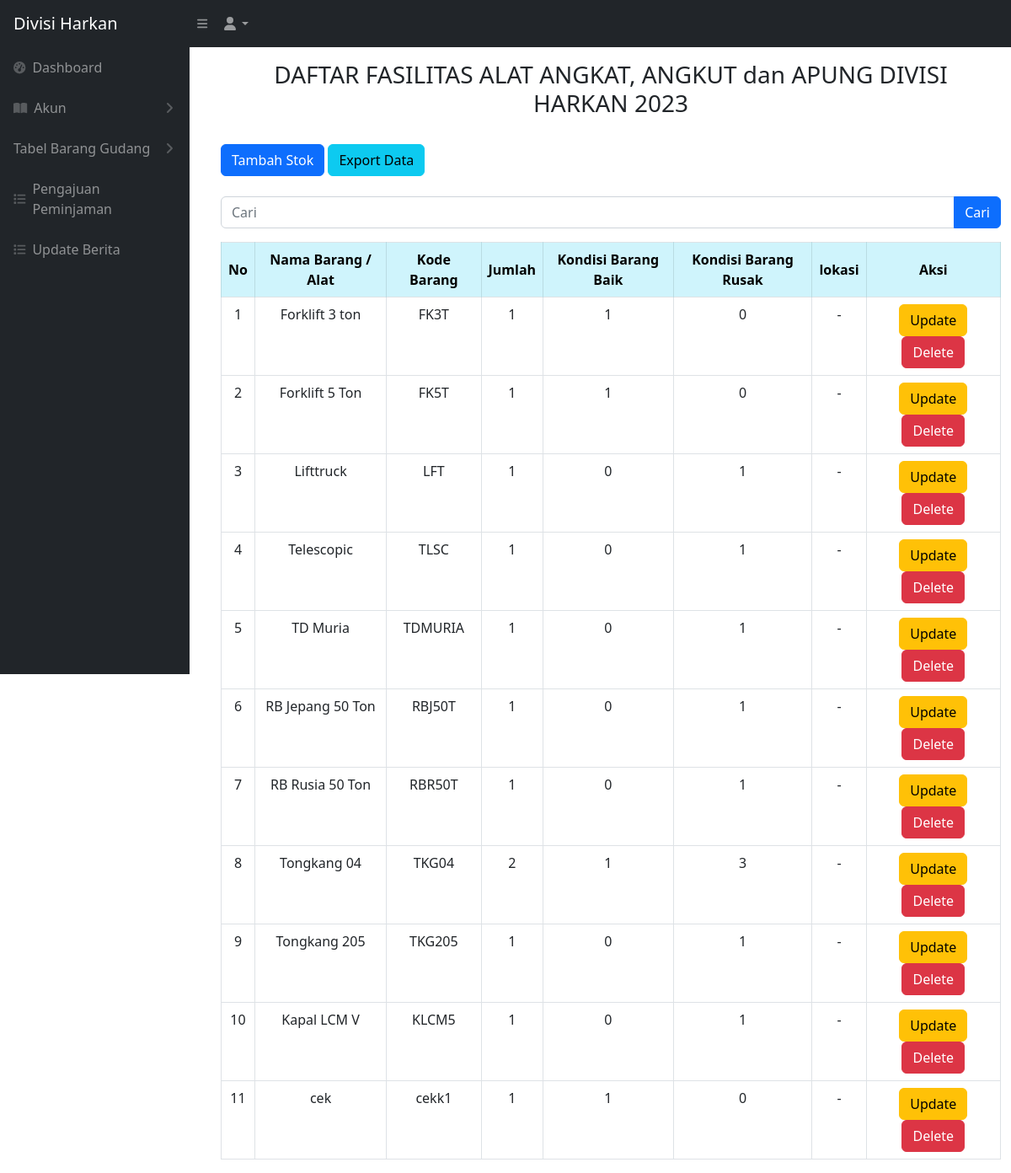
/angkut_apung.php (signed in), run on an earlier commit of the app's database.
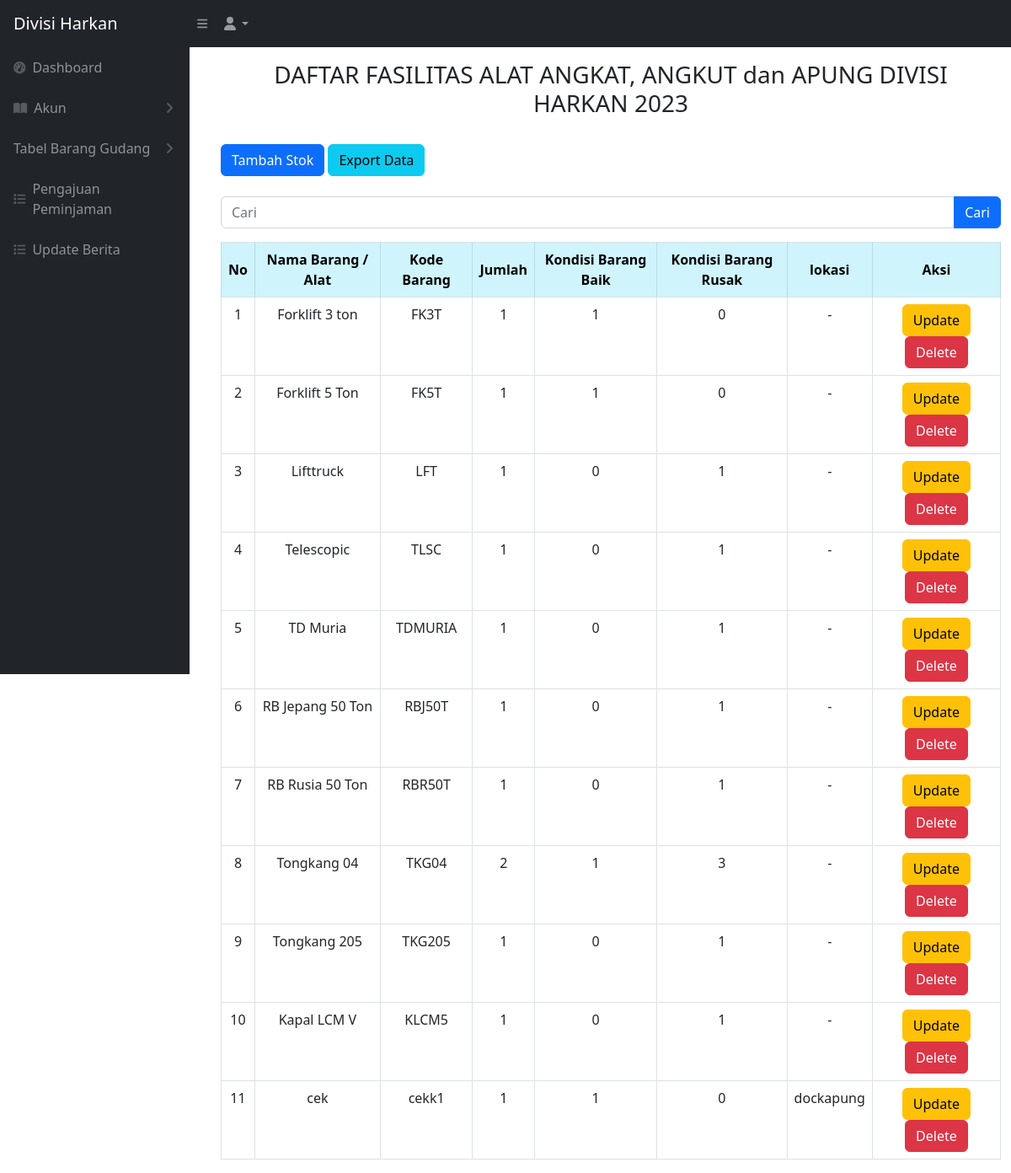
And on a later commit of the database.
### tables this page shows
CREATE TABLE `barang_angkut_apung` (
  `idbarang` int NOT NULL,
  `namabarang` varchar(512) NOT NULL,
  `kodebarang` varchar(100) NOT NULL,
  `jumlah` int NOT NULL,
  `baik` int NOT NULL,
  `rusak` int NOT NULL,
  `lokasi` varchar(512) NOT NULL,
  `kategori_id` int NOT NULL
);

### angkut_apung.php (the view, shortened to what this page needs)
<?php
require 'controller/koneksi.php';
$query = "SELECT * FROM barang_angkut_apung";
?>
<!DOCTYPE html>
<html lang="en">
<head>
    <link href="css/styles.css" rel="stylesheet" />
</head>
<?php include 'sidebar.php' ?>
<br>
<br>
<body>
    <main id="main-content" class="<?= isset($_GET['sidebarClosed']) ? '' : 'main-with-sidebar' ?>">
        <div class="container-fluid px-4">
            <h3 class="mt-4 text-center">DAFTAR FASILITAS ALAT ANGKAT, ANGKUT dan APUNG DIVISI HARKAN 2023</h3>
        </div>
        <br>
        <div class="container -fluid">
            <div class="card-mb-4">
                <button type="button" class="btn btn-primary" data-bs-toggle="modal" data-bs-target="#myModal">
                    Tambah Stok
                </button>
                <a href="export_angkut_apung.php" class="btn btn-info">Export Data</a>
                <br>
                <br>
                <form action="angkut_apung.php" method="GET">
                    <div class="input-group mb-3">
                        <input type="text" value="" class="form-control" placeholder="Cari" name="cari">
                        <br>
                        <button type="submit" class="btn btn-primary">Cari</button>
                    </div>
                </form>
                <div class="card-body">
                    <div class="table table-responsive">
                        <table class="table table-bordered" id="dataTable" width="100" cellspacing="0">
                            <thead>
                                <tr>
                                    <th class="table-info text-center align-middle">No</th>
                                    <th class="table-info text-center align-middle">Nama Barang / Alat</th>
                                    <th class="table-info text-center align-middle">Kode Barang</th>
                                    <th class="table-info text-center align-middle">Jumlah</th>
                                    <th class="table-info text-center align-middle">Kondisi Barang Baik</th>
                                    <th class="table-info text-center align-middle">Kondisi Barang Rusak</th>
                                    <th class="table-info text-center align-middle">lokasi</th>
                                    <th class="table-info text-center align-middle">Aksi</th>
                                </tr>
                            </thead>
                            <tbody>
                                <?php
                                $i = 1;
                                $ambilsemuadatabarang = mysqli_query($conn, $query);
                                while ($data = mysqli_fetch_array($ambilsemuadatabarang)) {
                                    $namabarang = $data['namabarang'];
                                    $kodebarang = $data['kodebarang'];
                                    $jumlah = $data['jumlah'];
                                    $barangbaik = $data['baik'];
                                    $barangrusak = $data['rusak'];
                                    $lokasi = $data['lokasi'];
                                    $idb = $data['idbarang'];
                                ?>
                                    <tr>
                                        <td style="text-align: center;"><?= $i++ ?></td>
                                        <td style="text-align: center;"><?= $namabarang ?></td>
                                        <td style="text-align: center;"><?= $kodebarang ?></td>
                                        <td style="text-align: center;"><?= $jumlah ?></td>
                                        <td style="text-align: center;"><?= $barangbaik ?></td>
                                        <td style="text-align: center;"><?= $barangrusak ?></td>
                                        <td style="text-align: center;"><?= $lokasi ?></td>
                                        <td style="text-align: center;">
                                            <button type="button" class="btn btn-warning" data-bs-toggle="modal" data-bs-target="#edit<?= $idb; ?>">
                                                Update
                                            </button>
                                            <button type="button" class="btn btn-danger" data-bs-toggle="modal" data-bs-target="#delete<?= $idb; ?>">
                                                Delete
                                            </button>
                                        </td>
                                    </tr>
                                <?php
                                };
                                ?>
                            </tbody>
                        </table>
    </main>
</body>
</html>

What changed in the data, as far as the page shows it:
changed barang_angkut_apung "cek": lokasi "-" → "dockapung"
